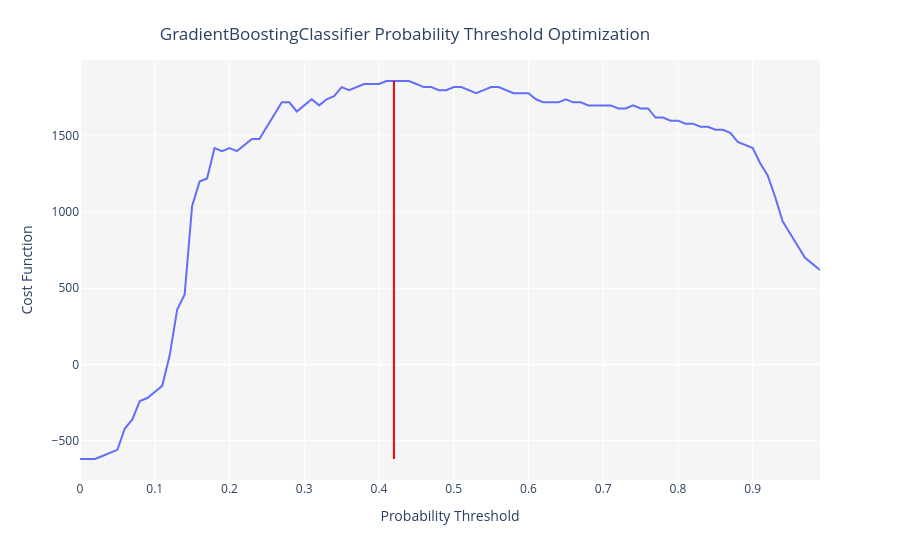

The cell this chart's notebook holds for it:
### Markdown cell above
## 5.2 Optimize threshold

### Code cell
classification.optimize_threshold(gbc, false_positive = -10, false_negative = -10, true_negative = 10, true_positive = 10)

### Figure 1 — Plotly figure (JSON) as saved in the notebook; plotly's stock layout.template omitted (floating-point values rounded to 4 significant figures)
{"data": [{"hovertemplate": "Probability Threshold=%{x}<br>Cost Function=%{y}<extra></extra>", "legendgroup": "", "line": {"color": "#636efa", "dash": "solid", "shape": "linear"}, "mode": "lines", "name": "", "orientation": "v", "showlegend": false, "type": "scatter", "x": [0.0, 0.01, 0.02, 0.03, 0.04, 0.05, 0.06, 0.07, 0.08, 0.09, 0.1, 0.11, 0.12, 0.13, 0.14, 0.15, 0.16, 0.17, 0.18, 0.19, 0.2, 0.21, 0.22, 0.23, 0.24, 0.25, 0.26, 0.27, 0.28, 0.29, 0.3, 0.31, 0.32, 0.33, 0.34, 0.35, 0.36, 0.37, 0.38, 0.39, 0.4, 0.41, 0.42, 0.43, 0.44, 0.45, 0.46, 0.47, 0.48, 0.49, 0.5, 0.51, 0.52, 0.53, 0.54, 0.55, 0.56, 0.57, 0.58, 0.59, 0.6, 0.61, 0.62, 0.63, 0.64, 0.65, 0.66, 0.67, 0.68, 0.69, 0.7, 0.71, 0.72, 0.73, 0.74, 0.75, 0.76, 0.77, 0.78, 0.79, 0.8, 0.81, 0.82, 0.83, 0.84, 0.85, 0.86, 0.87, 0.88, 0.89, 0.9, 0.91, 0.92, 0.93, 0.94, 0.95, 0.96, 0.97, 0.98, 0.99], "xaxis": "x", "y": [-620, -620, -620, -600, -580, -560, -420, -360, -240, -220, -180, -140, 60, 360, 460, 1040, 1200, 1220, 1420, 1400, 1420, 1400, 1440, 1480, 1480, 1560, 1640, 1720, 1720, 1660, 1700, 1740, 1700, 1740, 1760, 1820, 1800, 1820, 1840, 1840, 1840, 1860, 1860, 1860, 1860, 1840, 1820, 1820, 1800, 1800, 1820, 1820, 1800, 1780, 1800, 1820, 1820, 1800, 1780, 1780, 1780, 1740, 1720, 1720, 1720, 1740, 1720, 1720, 1700, 1700, 1700, 1700, 1680, 1680, 1700, 1680, 1680, 1620, 1620, 1600, 1600, 1580, 1580, 1560, 1560, 1540, 1540, 1520, 1460, 1440, 1420, 1320, 1240, 1100, 940, 860, 780, 700, 660, 620], "yaxis": "y"}], "layout": {"legend": {"tracegroupgap": 0}, "margin": {"t": 60}, "plot_bgcolor": "rgb(245,245,245)", "shapes": [{"line": {"color": "red", "width": 2}, "type": "line", "x0": 0.42, "x1": 0.42, "y0": -620, "y1": 1860}], "title": {"text": "GradientBoostingClassifier Probability Threshold Optimization", "x": 0.45, "xanchor": "center", "y": 0.95, "yanchor": "top"}, "xaxis": {"anchor": "y", "domain": [0.0, 1.0], "title": {"text": "Probability Threshold"}}, "yaxis": {"anchor": "x", "domain": [0.0, 1.0], "title": {"text": "Cost Function"}}}}
